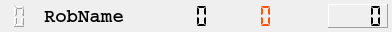
<?xml version="1.0" encoding="UTF-8"?>
<ui version="4.0">
 <class>cbRobotInfo</class>
 <widget class="QWidget" name="cbRobotInfo">
  <property name="geometry">
   <rect>
    <x>0</x>
    <y>0</y>
    <width>392</width>
    <height>32</height>
   </rect>
  </property>
  <property name="minimumSize">
   <size>
    <width>0</width>
    <height>32</height>
   </size>
  </property>
  <property name="maximumSize">
   <size>
    <width>16777215</width>
    <height>32</height>
   </size>
  </property>
  <property name="windowTitle">
   <string>Robot Info</string>
  </property>
  <layout class="QHBoxLayout" name="horizontalLayout">
   <property name="spacing">
    <number>10</number>
   </property>
   <property name="margin">
    <number>4</number>
   </property>
   <item>
    <widget class="QLCDNumber" name="lcdNumber_ID">
     <property name="sizePolicy">
      <sizepolicy hsizetype="Fixed" vsizetype="Minimum">
       <horstretch>0</horstretch>
       <verstretch>0</verstretch>
      </sizepolicy>
     </property>
     <property name="minimumSize">
      <size>
       <width>30</width>
       <height>0</height>
      </size>
     </property>
     <property name="maximumSize">
      <size>
       <width>30</width>
       <height>16777215</height>
      </size>
     </property>
     <property name="statusTip">
      <string>Robot ID</string>
     </property>
     <property name="frameShape">
      <enum>QFrame::NoFrame</enum>
     </property>
     <property name="numDigits">
      <number>1</number>
     </property>
     <property name="segmentStyle">
      <enum>QLCDNumber::Outline</enum>
     </property>
    </widget>
   </item>
   <item>
    <widget class="QLabel" name="label_Name">
     <property name="sizePolicy">
      <sizepolicy hsizetype="MinimumExpanding" vsizetype="Preferred">
       <horstretch>0</horstretch>
       <verstretch>0</verstretch>
      </sizepolicy>
     </property>
     <property name="minimumSize">
      <size>
       <width>100</width>
       <height>0</height>
      </size>
     </property>
     <property name="font">
      <font>
       <family>Courier</family>
       <pointsize>14</pointsize>
       <weight>75</weight>
       <bold>true</bold>
      </font>
     </property>
     <property name="toolTip">
      <string>Robot name</string>
     </property>
     <property name="text">
      <string>RobName</string>
     </property>
    </widget>
   </item>
   <item>
    <widget class="QLCDNumber" name="lcdNumber_Time">
     <property name="sizePolicy">
      <sizepolicy hsizetype="Fixed" vsizetype="Minimum">
       <horstretch>0</horstretch>
       <verstretch>0</verstretch>
      </sizepolicy>
     </property>
     <property name="minimumSize">
      <size>
       <width>60</width>
       <height>0</height>
      </size>
     </property>
     <property name="maximumSize">
      <size>
       <width>60</width>
       <height>16777215</height>
      </size>
     </property>
     <property name="toolTip">
      <string>Time</string>
     </property>
     <property name="frameShape">
      <enum>QFrame::NoFrame</enum>
     </property>
     <property name="numDigits">
      <number>4</number>
     </property>
     <property name="segmentStyle">
      <enum>QLCDNumber::Flat</enum>
     </property>
    </widget>
   </item>
   <item>
    <widget class="QLCDNumber" name="lcdNumber_Collisions">
     <property name="sizePolicy">
      <sizepolicy hsizetype="Fixed" vsizetype="Minimum">
       <horstretch>0</horstretch>
       <verstretch>0</verstretch>
      </sizepolicy>
     </property>
     <property name="minimumSize">
      <size>
       <width>60</width>
       <height>0</height>
      </size>
     </property>
     <property name="maximumSize">
      <size>
       <width>60</width>
       <height>16777215</height>
      </size>
     </property>
     <property name="palette">
      <palette>
       <active>
        <colorrole role="WindowText">
         <brush brushstyle="SolidPattern">
          <color alpha="255">
           <red>255</red>
           <green>85</green>
           <blue>0</blue>
          </color>
         </brush>
        </colorrole>
       </active>
       <inactive>
        <colorrole role="WindowText">
         <brush brushstyle="SolidPattern">
          <color alpha="255">
           <red>255</red>
           <green>85</green>
           <blue>0</blue>
          </color>
         </brush>
        </colorrole>
       </inactive>
       <disabled>
        <colorrole role="WindowText">
         <brush brushstyle="SolidPattern">
          <color alpha="255">
           <red>120</red>
           <green>120</green>
           <blue>120</blue>
          </color>
         </brush>
        </colorrole>
       </disabled>
      </palette>
     </property>
     <property name="toolTip">
      <string>Collisions</string>
     </property>
     <property name="frameShape">
      <enum>QFrame::NoFrame</enum>
     </property>
     <property name="numDigits">
      <number>3</number>
     </property>
     <property name="segmentStyle">
      <enum>QLCDNumber::Flat</enum>
     </property>
    </widget>
   </item>
   <item>
    <widget class="QLabel" name="label_State">
     <property name="sizePolicy">
      <sizepolicy hsizetype="Fixed" vsizetype="Fixed">
       <horstretch>0</horstretch>
       <verstretch>0</verstretch>
      </sizepolicy>
     </property>
     <property name="minimumSize">
      <size>
       <width>24</width>
       <height>24</height>
      </size>
     </property>
     <property name="maximumSize">
      <size>
       <width>24</width>
       <height>24</height>
      </size>
     </property>
     <property name="toolTip">
      <string>Status</string>
     </property>
     <property name="text">
      <string/>
     </property>
    </widget>
   </item>
   <item>
    <widget class="QLCDNumber" name="lcdNumber_Score">
     <property name="sizePolicy">
      <sizepolicy hsizetype="Fixed" vsizetype="Minimum">
       <horstretch>0</horstretch>
       <verstretch>0</verstretch>
      </sizepolicy>
     </property>
     <property name="minimumSize">
      <size>
       <width>60</width>
       <height>0</height>
      </size>
     </property>
     <property name="maximumSize">
      <size>
       <width>60</width>
       <height>16777215</height>
      </size>
     </property>
     <property name="toolTip">
      <string>Score</string>
     </property>
     <property name="frameShape">
      <enum>QFrame::Panel</enum>
     </property>
     <property name="frameShadow">
      <enum>QFrame::Raised</enum>
     </property>
     <property name="numDigits">
      <number>4</number>
     </property>
     <property name="segmentStyle">
      <enum>QLCDNumber::Flat</enum>
     </property>
    </widget>
   </item>
  </layout>
 </widget>
 <resources/>
 <connections/>
</ui>
